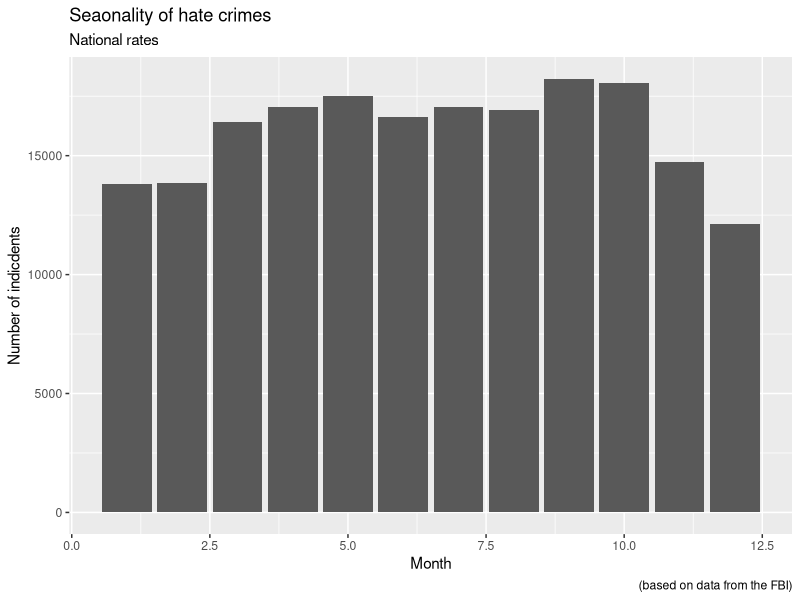
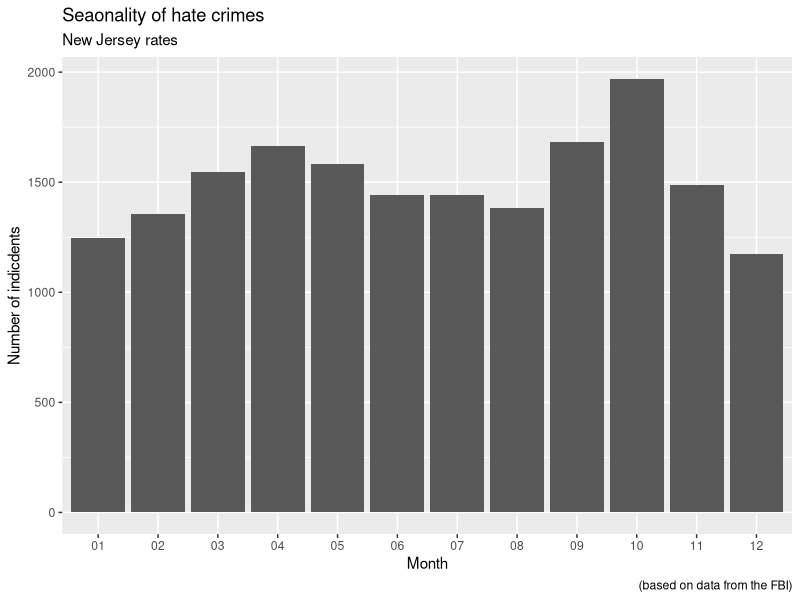
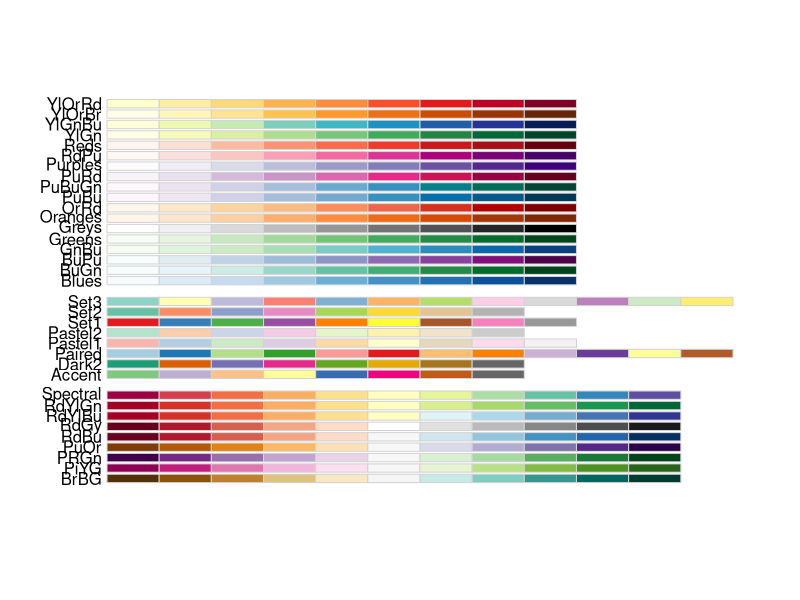
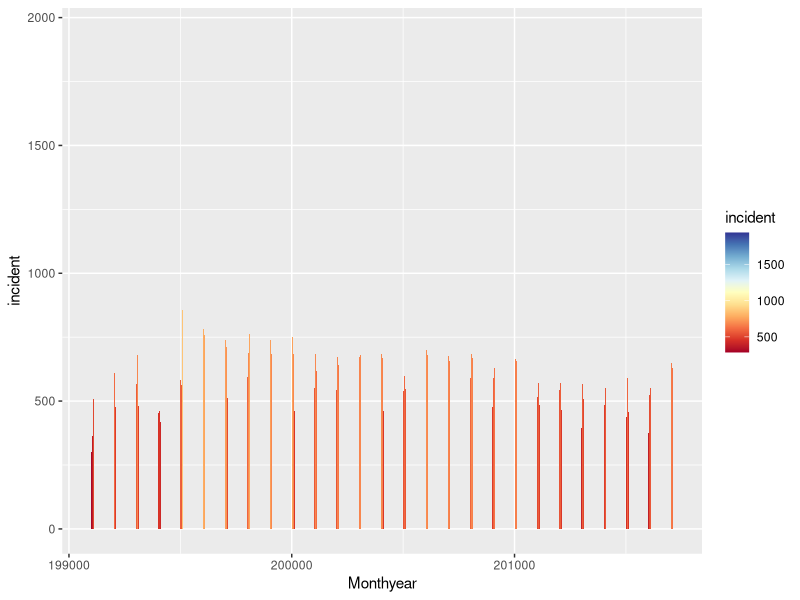
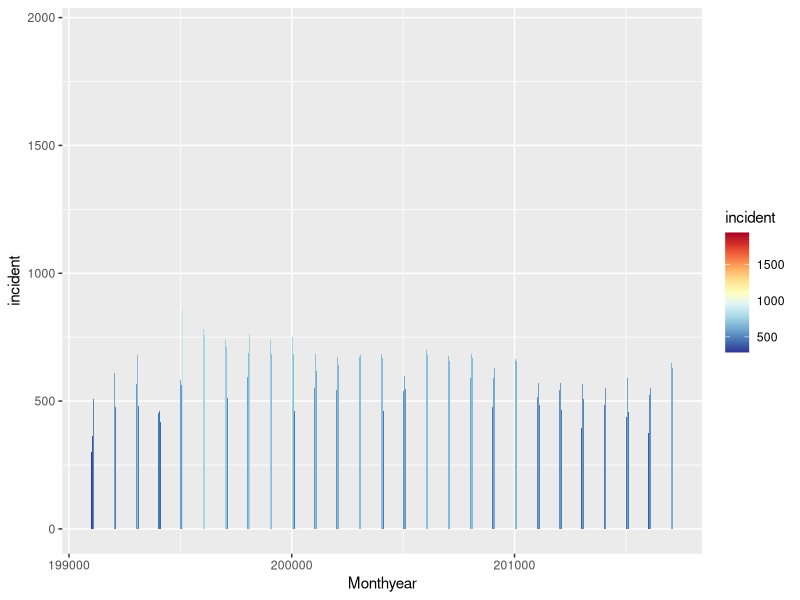
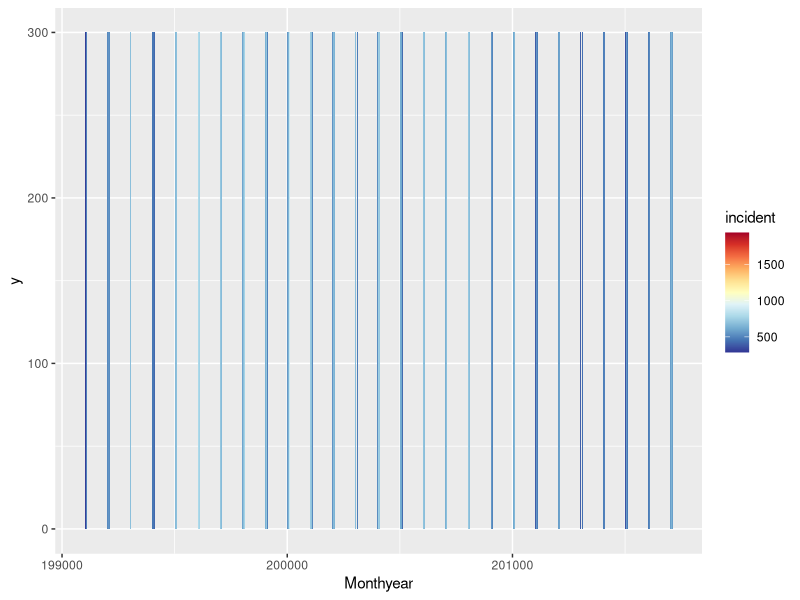
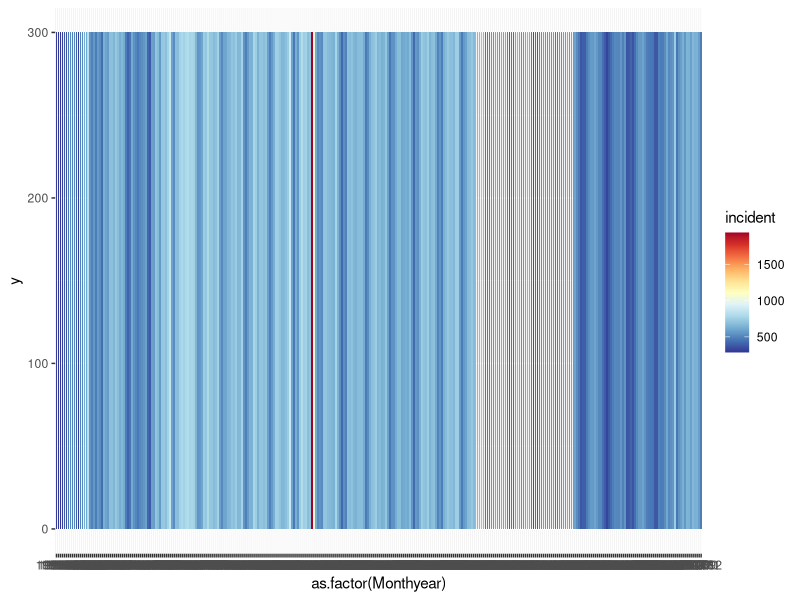
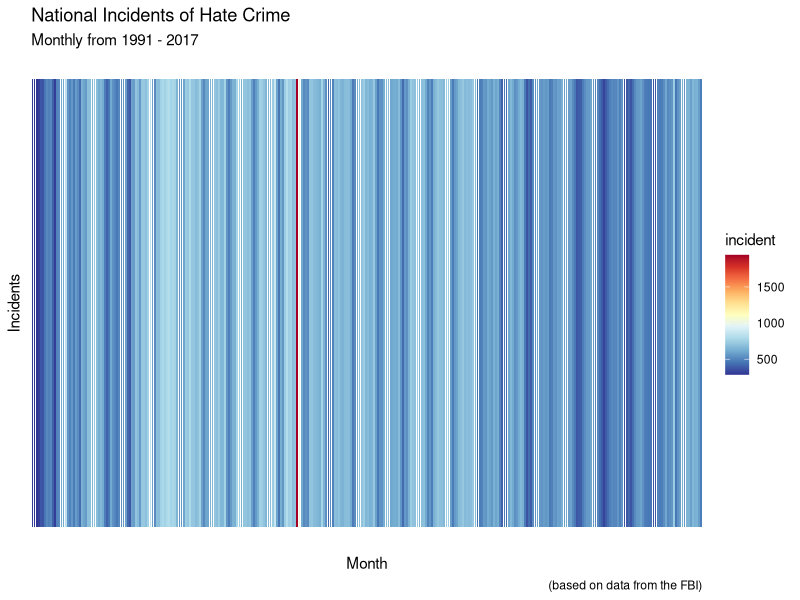

Recreate these plots in R, in order.
## ---- chunk 1
knitr::opts_chunk$set(echo = TRUE)
## ---- chunk 2
#install.packages("ggplot2") 
#install.packages("RColorBrewer")
#install.packages("ggridges")

library(ggplot2)
library(RColorBrewer) 
library(ggridges)
library(readr)

setwd ("~/Documents/UNC/Spring 2020/456 Geovisualizing Change/HateCrime")

hatedata <- read_csv("monthyear_indicident.csv")
hatedataNJ <- read_csv("monthyear_indicidentNJ.csv")

## ---- chunk 3
summary(hatedata)
summary (hatedataNJ)
## ---- chunk 4
p = ggplot(hatedata, aes(x=Month, y = incident)) + geom_bar(stat="identity") 
pnj = ggplot(hatedataNJ, aes(x=Month, y = incident)) + geom_bar(stat="identity") 

#Add labels
p = p + labs(title="Seaonality of hate crimes", x ="Month", y = "Number of indicdents", subtitle = "National rates", caption = "(based on data from the FBI)") 
p 

## ---- chunk 5

pnj = pnj + labs(title="Seaonality of hate crimes", x ="Month", y = "Number of indicdents", subtitle = "New Jersey rates", caption = "(based on data from the FBI)") 
pnj 
## ---- chunk 6
# National  
# Colors 
p = p + aes(fill = incident) # assign gradient of blue color to the temp value 
p = ggplot(hatedata, aes(x=Monthyear, y = incident, fill = incident)) + geom_bar(stat="identity")

# Look at the brewer color library and select a nice color gradient. We will select "RdYlBlu". 
display.brewer.all() 
p + scale_fill_gradientn(colours = colorRampPalette(brewer.pal(11,"RdYlBu"))(11)) # red to blue  
p <- p + scale_fill_gradientn(colours = colorRampPalette(rev(brewer.pal(11,"RdYlBu")))(11)) # REV to adjust scale from blue to red 
p
p + aes(y = 300) # make it warming stripes
p + aes(x = as.factor(Monthyear), y = 300) # to avoid missing stripes, make yearmonth a factor 

# Add add minial theme, legend, titles, axis labels. 
# Ideally, this section would also include a way to label the year on the x axis, but I was unable to do that. 
p + aes(x = as.factor(Monthyear), y = 300) + theme_minimal() + theme(axis.text = element_blank(), axis.title = element_text(), panel.grid.major = element_blank(), panel.grid.minor = element_blank(), legend.position='right') + labs (x= "Month", y = "Incidents", title = "National Incidents of Hate Crime", subtitle = "Monthly from 1991 - 2017", caption = "(based on data from the FBI)")


## ---- chunk 7
# Colors 
pnj = pnj + aes(fill = incident) # assign gradient of blue color to the temp value 
pnj = ggplot(hatedataNJ, aes(x=Monthyear, y = incident, fill = incident)) + geom_bar(stat="identity")
pnj + scale_fill_gradientn(colours = colorRampPalette(brewer.pal(11,"RdYlBu"))(11)) # red to blue  
pnj <- pnj + scale_fill_gradientn(colours = colorRampPalette(rev(brewer.pal(11,"RdYlBu")))(11)) # REV to adjust scale from blue to red 
pnj + aes(y = 300) # make it warming stripes
pnj + aes(x = as.factor(Monthyear), y = 300) # to avoid missing stripes, make yearmonth a factor 

# Add add minial theme, legend, titles, axis labels. 
# Ideally, this section would also include a way to label the year on the x axis, but I was unable to do that. 
pnj + aes(x = as.factor(Monthyear), y = 300) + theme_minimal() + theme(axis.text = element_blank(), axis.title = element_text(), panel.grid.major = element_blank(), panel.grid.minor = element_blank(), legend.position='right') + labs (x= "Month", y = "Incidents", title = "New Jersey Incidents of Hate Crime", subtitle = "Monthly from 1991 - 2017", caption = "(based on data from the FBI)")
## ---- chunk 8
# National  
# Colors 
p = p + aes(fill = incident) # assign gradient of blue color to the temp value 
p = ggplot(hatedata, aes(x=Month, y = incident, fill = incident)) + geom_bar(stat="identity")
p + scale_fill_gradientn(colours = colorRampPalette(brewer.pal(11,"RdYlBu"))(11)) # red to blue  
p <- p + scale_fill_gradientn(colours = colorRampPalette(rev(brewer.pal(11,"RdYlBu")))(11)) # REV to adjust scale from blue to red 
p
p + aes(y = 300) # make it warming stripes
p + aes(x = as.factor(Month), y = 300) # to avoid missing stripes, make month a factor 

#Add labels 
# Ideally, this section would also include a way to label the year on the x axis. 
p + aes(x = as.factor(Month), y = 300) + theme_minimal() + theme(axis.text = element_blank(), axis.title = element_text(), panel.grid.major = element_blank(), panel.grid.minor = element_blank(), legend.position='right') + labs (x= "Month", y = "Incidents", title = "National Incidents of Hate Crime", subtitle = "Monthly from 1991 - 2017", caption = "(based on data from the FBI)")

## ---- chunk 9
# Colors 
pnj = pnj + aes(fill = incident) # assign gradient of blue color to the temp value 
pnj = ggplot(hatedataNJ, aes(x=Month, y = incident, fill = incident)) + geom_bar(stat="identity")
pnj + scale_fill_gradientn(colours = colorRampPalette(brewer.pal(11,"RdYlBu"))(11)) # red to blue  
pnj <- pnj + scale_fill_gradientn(colours = colorRampPalette(rev(brewer.pal(11,"RdYlBu")))(11)) # REV to adjust scale from blue to red 
pnj + aes(y = 300) # make it warming stripes
pnj + aes(x = as.factor(Month), y = 300) # to avoid missing stripes, make month a factor 

# Add labels
pnj + aes(x = as.factor(Month), y = 300) + theme_minimal() + theme(axis.text = element_blank(), axis.title = element_text(), panel.grid.major = element_blank(), panel.grid.minor = element_blank(), legend.position='right') + labs (x= "Month", y = "Incidents", title = "New Jersey Incidents of Hate Crime", subtitle = "Monthly from 1991 - 2017", caption = "(based on data from the FBI)")


## ---- chunk 10
#Make it into a petal circle 
p + coord_polar(theta = "x") 
pnj + coord_polar(theta = "x") 
